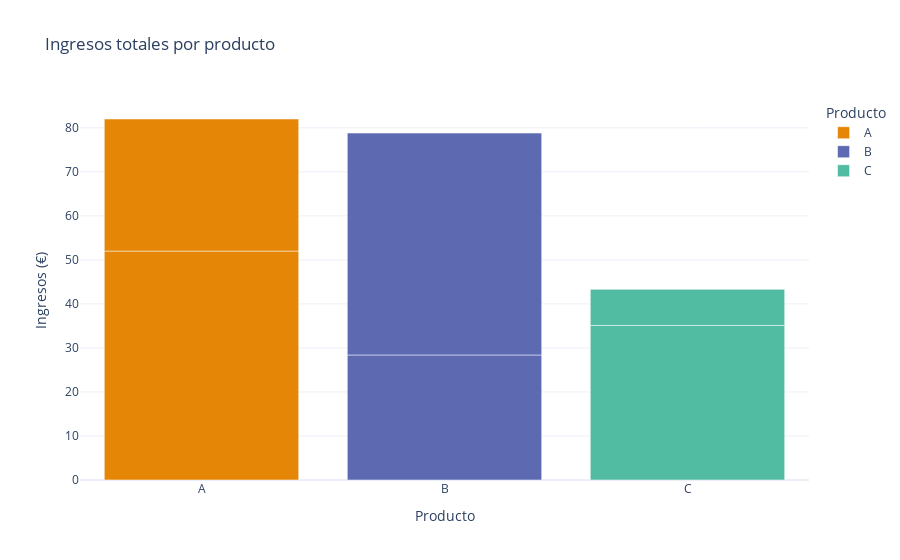

Notebook cell for this chart:
### Markdown cell above
---
## 2️⃣ Gráfico de barras interactivo — Ingresos por producto

Plotly Express permite generar gráficos complejos con una sola línea de código.

### Code cell
fig = px.bar(
    df, x='producto', y='ingresos', color='producto',
    title='Ingresos totales por producto',
    labels={'producto': 'Producto', 'ingresos': 'Ingresos (€)'},
    hover_data=['unidades', 'precio_unitario'],
    color_discrete_sequence=px.colors.qualitative.Vivid
)
fig.update_layout(template='plotly_white')
fig.show()

### Figure 1 — Plotly figure (JSON) as saved in the notebook; plotly's stock layout.template omitted (floating-point values rounded to 4 significant figures)
{"data": [{"customdata": [[10.0, 5.2], [6.0, 5.0]], "hovertemplate": "Producto=%{x}<br>Ingresos (€)=%{y}<br>unidades=%{customdata[0]}<br>precio_unitario=%{customdata[1]}<extra></extra>", "legendgroup": "A", "marker": {"color": "rgb(229, 134, 6)", "pattern": {"shape": ""}}, "name": "A", "orientation": "v", "showlegend": true, "textposition": "auto", "type": "bar", "x": ["A", "A"], "xaxis": "x", "y": [52.0, 30.0], "yaxis": "y"}, {"customdata": [[4.0, 7.1], [7.0, 7.2]], "hovertemplate": "Producto=%{x}<br>Ingresos (€)=%{y}<br>unidades=%{customdata[0]}<br>precio_unitario=%{customdata[1]}<extra></extra>", "legendgroup": "B", "marker": {"color": "rgb(93, 105, 177)", "pattern": {"shape": ""}}, "name": "B", "orientation": "v", "showlegend": true, "textposition": "auto", "type": "bar", "x": ["B", "B"], "xaxis": "x", "y": [28.4, 50.4], "yaxis": "y"}, {"customdata": [[9.0, 3.9], [2.0, 4.1]], "hovertemplate": "Producto=%{x}<br>Ingresos (€)=%{y}<br>unidades=%{customdata[0]}<br>precio_unitario=%{customdata[1]}<extra></extra>", "legendgroup": "C", "marker": {"color": "rgb(82, 188, 163)", "pattern": {"shape": ""}}, "name": "C", "orientation": "v", "showlegend": true, "textposition": "auto", "type": "bar", "x": ["C", "C"], "xaxis": "x", "y": [35.1, 8.2], "yaxis": "y"}], "layout": {"barmode": "relative", "legend": {"title": {"text": "Producto"}, "tracegroupgap": 0}, "title": {"text": "Ingresos totales por producto"}, "xaxis": {"anchor": "y", "categoryarray": ["A", "B", "C"], "categoryorder": "array", "domain": [0, 1], "title": {"text": "Producto"}}, "yaxis": {"anchor": "x", "domain": [0, 1], "title": {"text": "Ingresos (€)"}}}}
